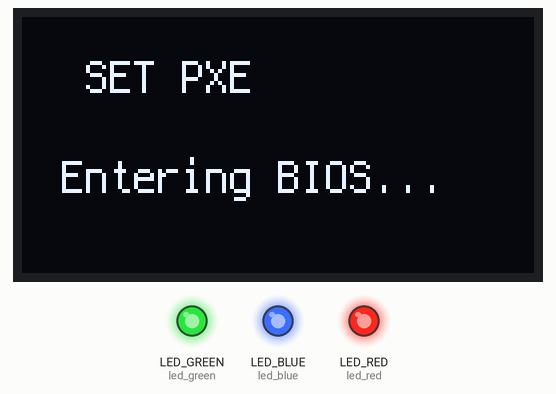
This program was run on a simulated CircuitPython board. Shown: 128×64 one-colour display, output pins drawn as LEDs (lit = HIGH). USB keyboard and mouse output is not drawn; pins used as bus, display or sensor lines are not drawn; what the program prints to the serial console is not drawn.

Above: at 2.1 s.
At 12.4 s:
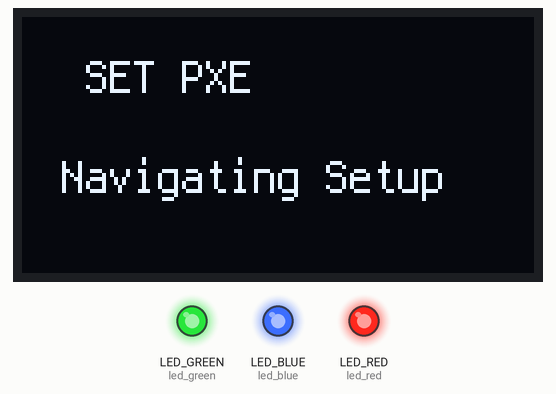
At 14.4 s:
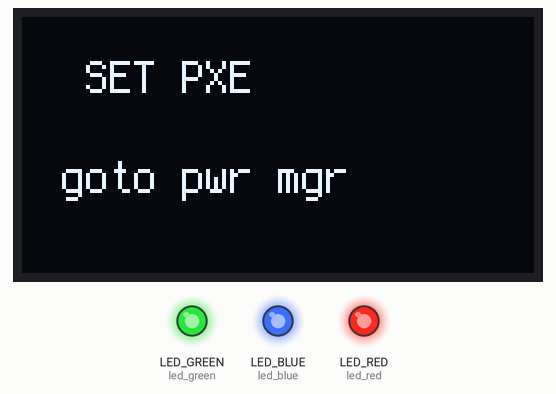
At 16.6 s:
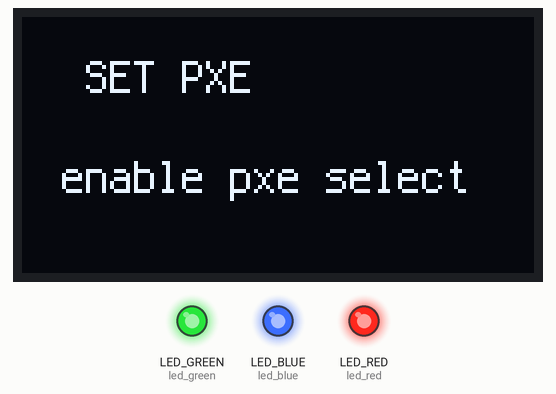
At 19.6 s:
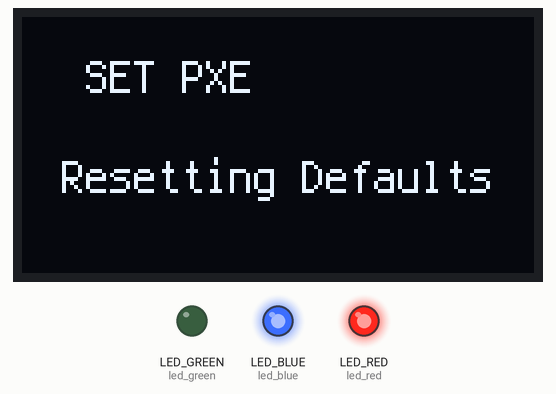
At 22.7 s:
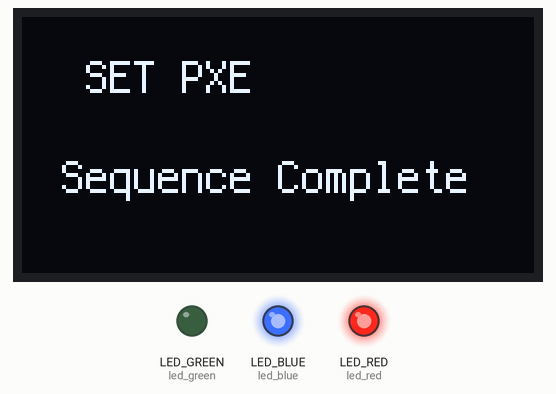
Timing chart, 0 to 40.0 s (numbered marks = the images above):
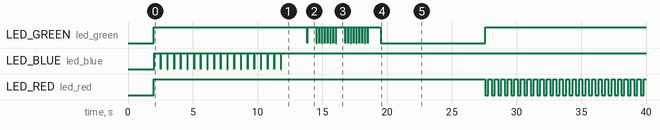

The program:

code.py
```python
import time
import board
import digitalio
import busio
import displayio
import terminalio
import digitalio
from adafruit_display_text import label
import adafruit_displayio_ssd1306
import usb_hid
from adafruit_hid.keyboard import Keyboard
from adafruit_hid.keycode import Keycode

# Dynamic display bus importer (Handles all CircuitPython 8.x, 9.x, and 10.x firmware styles)
try:
    from i2cdisplaybus import I2CDisplayBus
except ImportError:
    try:
        from displayio import I2CDisplay as I2CDisplayBus
    except ImportError:
        # Fallback for alternative structures
        from displayio import FourWire as I2CDisplayBus

print("--- INITIALIZING BIOS AUTOMATION SYSTEM ---")


#----- setup LED for user feedback without expansion board. ------

led_red = digitalio.DigitalInOut(board.LED_RED)
led_green = digitalio.DigitalInOut(board.LED_GREEN)
led_blue = digitalio.DigitalInOut(board.LED_BLUE)

led_red.direction = digitalio.Direction.OUTPUT
led_green.direction  = digitalio.Direction.OUTPUT
led_blue.direction  = digitalio.Direction.OUTPUT

## set all LEDs to OFF

def clear_all_LEDs():
    led_blue.value = True
    led_red.value = True
    led_green.value = True

def flash_RED_ERR():
    clear_all_LEDs()
    while (True):
        led_red.value=not led_red.value
        time.sleep(0.25)


# --- 1. SET UP OLED DISPLAY ---
try:
    displayio.release_displays()
    i2c = busio.I2C(board.SCL, board.SDA) # XIAO Expansion uses default HW I2C pins

    # Initialize using the dynamically imported bus class
    display_bus = I2CDisplayBus(i2c, device_address=0x3C)
    display = adafruit_displayio_ssd1306.SSD1306(display_bus, width=128, height=64)

    # Create a display group and text label
    splash = displayio.Group()
    display.root_group = splash
    print("Display initialized successfully.")
except Exception as e:
    print(f"Display Init Failed: {e}. Continuing script via Serial Only...")
    splash = None

def update_screen(text_message):
    """Prints status to serial console and refreshes the OLED if available."""
    print(f"[STATUS] {text_message}")
    if splash is not None:
        while len(splash) > 0:
            splash.pop()

        # Header Banner
        title_area = label.Label(terminalio.FONT, text=" SET PXE ", color=0xFFFFFF, x=10, y=15)
        splash.append(title_area)

        # Current Stage Text
        text_area = label.Label(terminalio.FONT, text=text_message, color=0xFFFFFF, x=10, y=40)
        splash.append(text_area)

# --- 2. SET UP HARDWARE PINS & HID ---
power_pin = digitalio.DigitalInOut(board.D1)
power_pin.direction = digitalio.Direction.OUTPUT
power_pin.value = False

# Initialize Native USB Keyboard
try:
    kbd = Keyboard(usb_hid.devices)
    print("USB HID Keyboard initialized successfully.")
except Exception as e:
    print(f"USB HID Init Failed: {e}")

def goToPwrPnl():
    led_green.value= not led_green.value
    time.sleep(0.5)
    led_green.value= not led_green.value
    update_screen("goto advanced")
    kbd.send(Keycode.RIGHT_ARROW)
    return

def goToAdvPnl():
    led_green.value= not led_green.value
    time.sleep(0.5)
    led_green.value= not led_green.value
    update_screen("goto pwr mgr")
    for i in range(7):
        led_green.value= not led_green.value
        time.sleep(0.2)
        led_green.value= not led_green.value
        kbd.send(Keycode.DOWN_ARROW)
    led_green.value= not led_green.value
    time.sleep(0.2)
    led_green.value= not led_green.value
    kbd.send(Keycode.ENTER)
    return

def goToPXE_Toggle():
    led_green.value= not led_green.value
    time.sleep(0.5)
    led_green.value= not led_green.value
    update_screen("enable pxe select")
    for i in range(6):
        led_green.value= not led_green.value
        time.sleep(0.2)
        led_green.value= not led_green.value
        kbd.send(Keycode.DOWN_ARROW)
    led_green.value= not led_green.value
    time.sleep(0.2)
    led_green.value= not led_green.value
    kbd.send(Keycode.ENTER)
    led_green.value= not led_green.value
    time.sleep(0.2)
    led_green.value= not led_green.value
    kbd.send(Keycode.UP_ARROW)
    led_green.value= not led_green.value
    time.sleep(0.2)
    led_green.value= not led_green.value
    kbd.send(Keycode.ENTER)
    led_green.value= not led_green.value
    time.sleep(1.0)
    led_green.value= not led_green.value
    return


# --- 3. EXECUTION SEQUENCE ---
def execute_sequence():
    try:
        clear_all_LEDs()
        # Phase 1: Trigger the Hardware Power Button
        update_screen("Triggering Power...")
        power_pin.value = True   # Drive high to close transistor switch
        #time.sleep(0.5)          # Hold for 500ms
        power_pin.value = False  # Release switch

        # Phase 2: Enter the LattePanda BIOS
        update_screen("Entering BIOS...")
        led_blue.value=False
        # Spam DELETE key for roughly 10 seconds to catch the POST screen
        for i in range(20):
            kbd.send(Keycode.DELETE)
            led_blue.value=not led_blue.value
            time.sleep(0.5)
            led_blue.value=not led_blue.value

        led_blue.value=True
        led_green.value=False
        # Phase 3: Wait for BIOS layout to fully render
        update_screen("Navigating Setup")
        led_green.value= not led_green.value
        time.sleep(1.0)  # Move right to the Exit/Save tab
        led_green.value= not led_green.value
        goToPwrPnl()
        goToAdvPnl()
        goToPXE_Toggle()

        # Phase 4: Reset configuration defaults
        update_screen("Resetting Defaults")
        kbd.send(Keycode.ENTER)       # Open confirmation modal
        time.sleep(0.5)
        kbd.send(Keycode.ENTER)       # Select "Yes"
        time.sleep(1.0)

        # Phase 5: Save and Exit
        update_screen("Saving & Exiting")
        time.sleep(1.0)
        kbd.send(Keycode.F4)         # Direct hotkey to Save changes
        time.sleep(0.5)
        kbd.send(Keycode.ENTER)       # Final confirm

        update_screen("Sequence Complete")
        time.sleep(5)
        flash_RED_ERR()
    except:
        flash_RED_ERR()

# Execute immediately on boot
time.sleep(2.0) # Grace period for USB attachment
execute_sequence()

# Stay completely idle so the script doesn't repeat automatically
print("Entering standby mode.")
while True:
    time.sleep(1)
```

Measured:
- by itself, LED_RED (led_red): alternates HIGH for 0.25 s and LOW for 0.25 s
- what the display in image 1 shows lasts 1.5 s, from 12.3 s to 13.8 s
